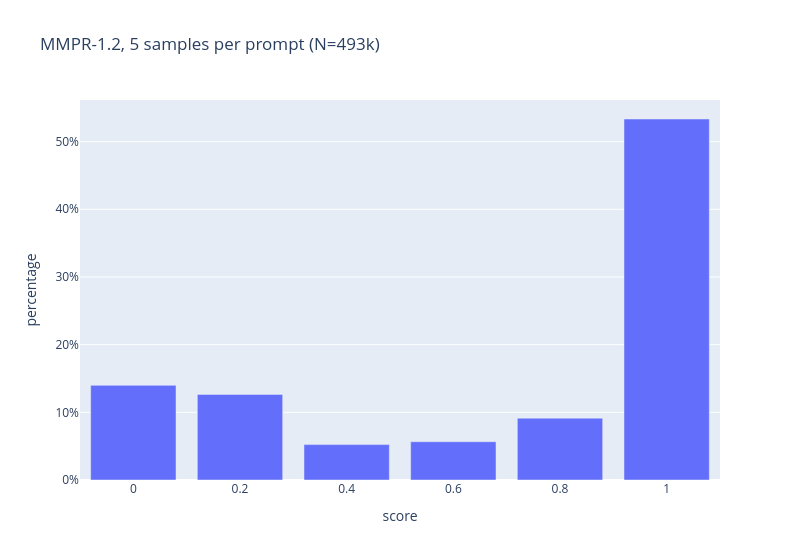

Notebook cell for this chart:
### Code cell
counts = df.groupby(["id"]).agg({"score": "mean", "truncated": "mean"}).reset_index()
counts["score"] = counts["score"].apply(lambda x: 0 if x == 0 else max(1, round(5 * x)) / 5)
# counts.loc[counts["truncated"] == 1, "score"] = -0.1
counts = counts.groupby(["score"]).size().reset_index(name="value")
counts["pct"] = counts["value"] / counts["value"].sum()
fig = px.bar(counts, x="score", y="pct", range_x=[-0.1, 1.1], width=800, title="MMPR-1.2, 5 samples per prompt (N=493k)")
fig.update_layout(yaxis_tickformat=".0%", yaxis_title="percentage")
fig

### Figure 1 — Plotly figure (JSON) as saved in the notebook; plotly's stock layout.template omitted (floating-point values rounded to 4 significant figures)
{"data": [{"hovertemplate": "score=%{x}<br>pct=%{y}<extra></extra>", "legendgroup": "", "marker": {"color": "#636efa", "pattern": {"shape": ""}}, "name": "", "orientation": "v", "showlegend": false, "textposition": "auto", "type": "bar", "x": [0.0, 0.2, 0.4, 0.6, 0.8, 1.0], "xaxis": "x", "y": [0.1399, 0.1265, 0.05231, 0.05657, 0.09139, 0.5334], "yaxis": "y"}], "layout": {"barmode": "relative", "legend": {"tracegroupgap": 0}, "title": {"text": "MMPR-1.2, 5 samples per prompt (N=493k)"}, "width": 800, "xaxis": {"anchor": "y", "domain": [0, 1], "range": [-0.1, 1.1], "title": {"text": "score"}}, "yaxis": {"anchor": "x", "domain": [0, 1], "tickformat": ".0%", "title": {"text": "percentage"}}}}
